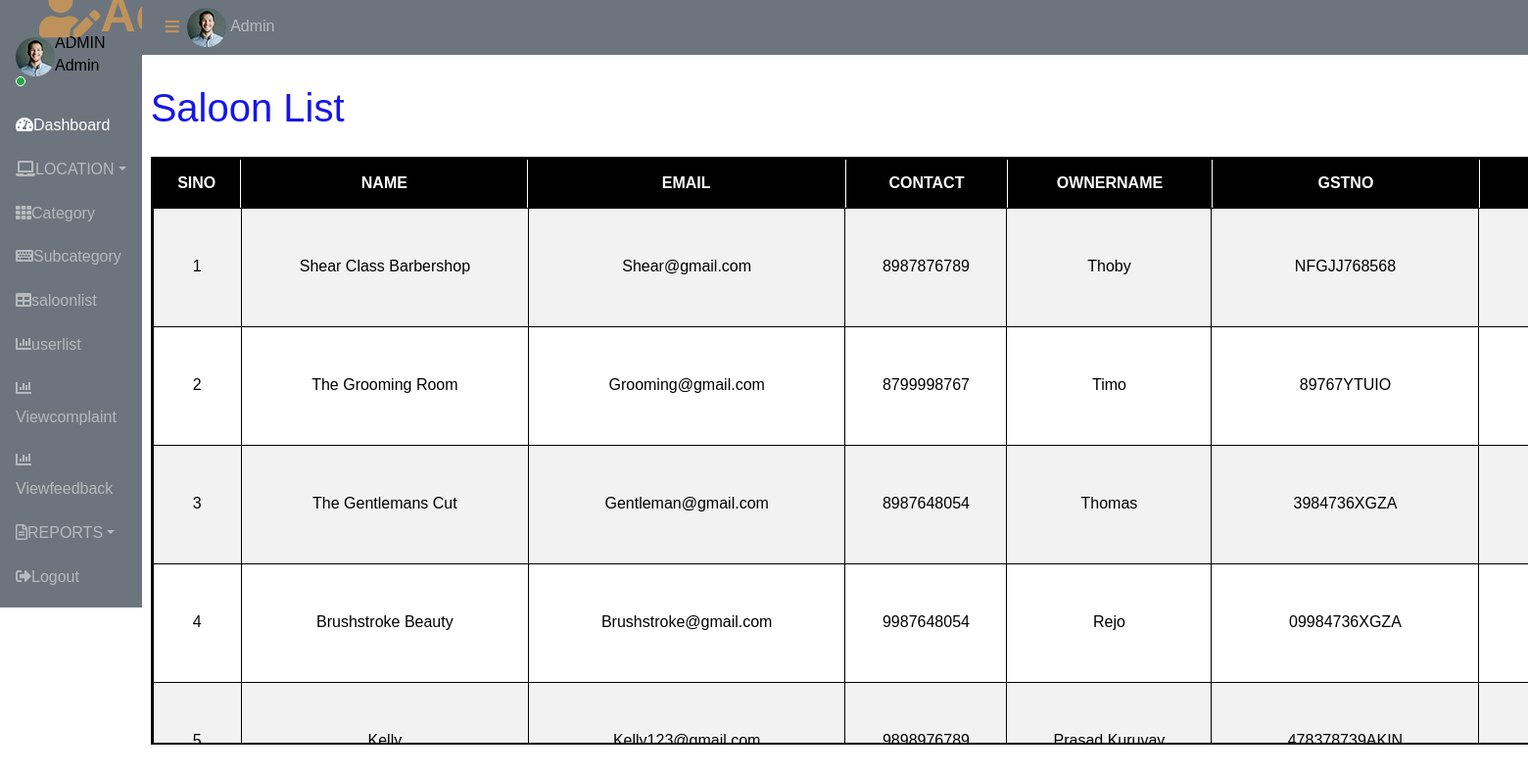
The page /Admin/saloonlist.php (signed in) on the database its author committed.
### tables this page shows
CREATE TABLE `tbl_saloon` (
  `saloon_id` int(11) NOT NULL,
  `saloon_name` varchar(30) NOT NULL,
  `saloon_email` varchar(100) NOT NULL,
  `saloon_contact` varchar(30) NOT NULL,
  `saloon_password` varchar(30) NOT NULL,
  `saloon_address` varchar(40) NOT NULL,
  `saloon_logo` varchar(100) NOT NULL,
  `saloon_proof` varchar(100) NOT NULL,
  `saloon_status` int(11) NOT NULL DEFAULT 0,
  `place_id` int(11) NOT NULL,
  `saloon_ownername` varchar(30) NOT NULL,
  `saloon_gstno` varchar(100) NOT NULL,
  `saloon_doj` date NOT NULL,
  `saloon_reason` varchar(200) NOT NULL
);

### Admin/saloonlist.php (the view, shortened to what this page needs)
<?php
include("../Assets/Connection/Connection.php");
include('Header.php');
        ?>
<!DOCTYPE html>
<html xmlns="http://www.w3.org/1999/xhtml">
<head>
</head>
<body>
    <h1>Saloon List</h1>
    <form id="form1" name="form1" method="post" action="">
        <div class="table-container">
        <table>
            <tr>
                <th>SINO</th>
                <th>NAME</th>
                <th>EMAIL</th>
                <th>CONTACT</th>
                <th>OWNERNAME</th>
                <th>GSTNO</th>
                <th>ADDRESS</th>
            </tr>
            <?php
            $i = 0;
            $sel = "select * from tbl_saloon u
                    INNER JOIN tbl_place p on u.place_id=p.place_id
                    inner join tbl_district d on p.district_id=d.district_id
                    inner join tbl_state s on d.state_id=s.state_id ORDER BY state_name ASC";
            $row = $con->query($sel);
            while ($data = $row->fetch_assoc()) {
                $i++;
                ?>
                <tr>
                    <td><?php echo $i; ?></td>
                    <td><?php echo $data["saloon_name"]; ?></td>
                    <td><?php echo $data["saloon_email"]; ?></td>
                    <td><?php echo $data["saloon_contact"]; ?></td>
                    <td><?php echo $data["saloon_ownername"]; ?></td>
                    <td><?php echo $data["saloon_gstno"]; ?></td>
                    <td><?php echo $data["saloon_address"]; ?></td>
                </tr>
                <?php
            }
            ?>
        </table>
        </div>
    </form>
</body>
</html>
<?php
include('Footer.php');
?>

### Admin/Header.php (shortened to what this page needs)
<?php
include("../Assets/Connection/Connection.php");
$select="select * from tbl_admin where admin_id='".$_SESSION['aid']."'";
$res=$con->query($select);
$data=$res->fetch_assoc();
?>
 <!DOCTYPE html>
<html lang="en">
<head>
    <link href="https://cdnjs.cloudflare.com/ajax/libs/font-awesome/5.10.0/css/all.min.css" rel="stylesheet">
    <link href="https://cdn.jsdelivr.net/npm/bootstrap-icons@1.4.1/font/bootstrap-icons.css" rel="stylesheet">
    <link href="../Assets/Templates/Admin/lib/owlcarousel/assets/owl.carousel.min.css" rel="stylesheet">
    <link href="../Assets/Templates/Admin/lib/tempusdominus/css/tempusdominus-bootstrap-4.min.css" rel="stylesheet" />
    <link href="../Assets/Templates/Admin/css/bootstrap.min.css" rel="stylesheet">
    <link href="../Assets/Templates/Admin/css/style.css" rel="stylesheet">
</head>
<body>
    <div class="container-fluid position-relative d-flex p-0">
        <div class="sidebar pe-4 pb-3">
            <nav class="navbar bg-secondary navbar-dark">
                <a href="index.html" class="navbar-brand mx-4 mb-3">
                    <span a href="Adminhome.php" class="text-primary"><i class="fa fa-user-edit me-2"></i>Admin</span>
                </a>
                <div class="d-flex align-items-center ms-4 mb-4">
                    <div class="position-relative">
                        <img class="rounded-circle" src="../Assets/Templates/Admin/img/user.jpg" alt="" style="width: 40px; height: 40px;">
                        <div class="bg-success rounded-circle border border-2 border-white position-absolute end-0 bottom-0 p-1"></div>
                    </div>
                    <div class="ms-3">
                        <h6 class="mb-0">ADMIN</h6>
                        <span>Admin</span>
                    </div>
                </div>
                <div class="navbar-nav w-100">
                    <a href="Adminhome.php" class="nav-item nav-link active"><i class="fa fa-tachometer-alt me-2"></i>Dashboard</a>
                    <div class="nav-item dropdown">
                        <a href="#" class="nav-link dropdown-toggle" data-bs-toggle="dropdown"><i class="fa fa-laptop me-2"></i>LOCATION</a>
                    </div>
                    <a href="Category.php" class="nav-item nav-link"><i class="fa fa-th me-2"></i>Category</a>
                    <a href="Subcategory.php" class="nav-item nav-link"><i class="fa fa-keyboard me-2"></i>Subcategory</a>
                    <a href="saloonlist.php" class="nav-item nav-link"><i class="fa fa-table me-2"></i>saloonlist</a>
                    <a href="userlist.php" class="nav-item nav-link"><i class="fa fa-chart-bar me-2"></i>userlist</a>
                    <a href="Viewcomplaint.php" class="nav-item nav-link"><i class="fa fa-chart-bar me-2"></i>Viewcomplaint</a>
                    <a href="Viewfeedback.php" class="nav-item nav-link"><i class="fa fa-chart-bar me-2"></i>Viewfeedback</a>
                    <div class="nav-item dropdown">
                        <a href="#" class="nav-link dropdown-toggle" data-bs-toggle="dropdown"><i class="far fa-file-alt me-2"></i>REPORTS</a>
                    </div>
                    <a href="../Logout.php" class="nav-item nav-link"><i class="fa fa-sign-out-alt me-2"></i>Logout</a>
                </div>
            </nav>
        </div>
        <div class="content">
            <nav class="navbar navbar-expand bg-secondary navbar-dark sticky-top px-4 py-0">
                <a href="#" class="sidebar-toggler flex-shrink-0">
                    <i class="fa fa-bars"></i>
                </a>
                <div class="navbar-nav align-items-center ms-auto">
                    <div class="nav-item dropdown">
                        <a href="#" class="nav-link " data-bs-toggle="dropdown">
                            <img class="rounded-circle me-lg-2" src="../Assets/Templates/Admin/img/user.jpg" alt="" style="width: 40px; height: 40px;">
                            <span class="d-none d-lg-inline-flex"><?php echo $data['admin_name']; ?></span>
                        </a>
                    </div>
                </div>
            </nav>
            <div class="container-fluid pt-4 px-4">
                <div class="row g-4">

### Admin/saloonlist.php (style rules this page uses)
body { font-family: Arial, sans-serif; background-color: #fff; color: #000; margin: 0; }
h1 { text-align: center; color: #1616eb; margin-bottom: 20px; }
.table-container { width: 100%; max-height: 600px; overflow-x: auto; overflow-y: auto; border: 2px solid #000; }
table { width: 150%; border-collapse: collapse; background: #fff; min-width: 1200px; }
th, td { border: 1px solid #000; padding: 10px; text-align: center; white-space: nowrap; }
th { background: #000; color: #fff; position: sticky; top: 0; z-index: 2; }
tr:nth-child(even) { background: #f2f2f2ff; }

### rows shown on the page
tbl_saloon: saloon_name "Shear Class Barbershop", saloon_email "Shear@gmail.com", saloon_contact "8987876789", saloon_ownername "Thoby", saloon_gstno "NFGJJ768568"
tbl_saloon: saloon_name "The Grooming Room", saloon_email "Grooming@gmail.com", saloon_contact "8799998767", saloon_ownername "Timo", saloon_gstno "89767YTUIO"
tbl_saloon: saloon_name "The Gentlemans Cut", saloon_email "Gentleman@gmail.com", saloon_contact "8987648054", saloon_ownername "Thomas", saloon_gstno "3984736XGZA"
tbl_saloon: saloon_name "Brushstroke Beauty", saloon_email "Brushstroke@gmail.com", saloon_contact "9987648054", saloon_ownername "Rejo", saloon_gstno "09984736XGZA"
tbl_saloon: saloon_name "Kelly", saloon_email "Kelly123@gmail.com", saloon_contact "9898976789", saloon_ownername "Prasad Kuruvay", saloon_gstno "478378739AKIN"

### other values the page prints
$data['admin_name'] "Admin"
